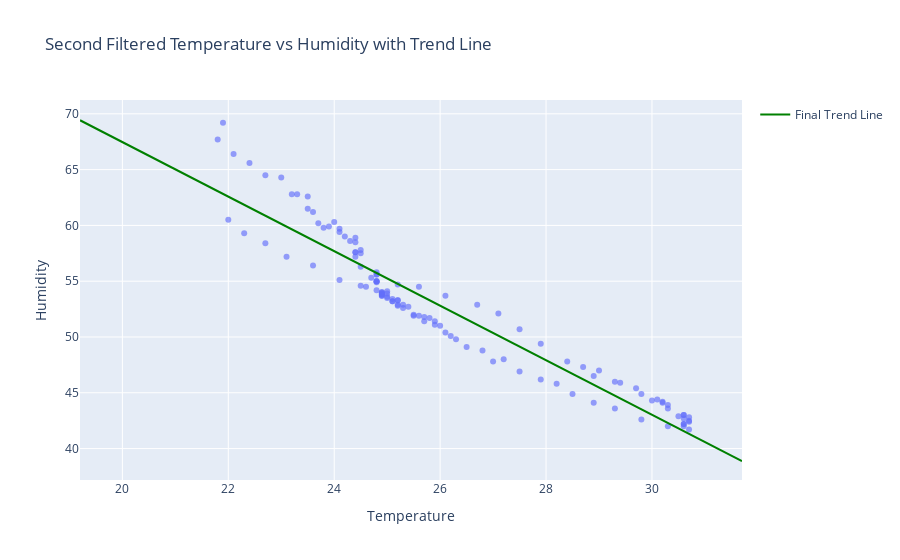

Notebook cell for this chart:
### Code cell
# Create scatter plot for second filtered data
fig = px.scatter(filtered_df_2, x='Temperature', y='Humidity', opacity=0.65, labels={'x': "Temperature", 'y': "Humidity"}, title="Second Filtered Temperature vs Humidity with Trend Line")

# Add new trend line for second filtered data
fig.add_traces(go.Scatter(x=test_temps.flatten(), y=filtered_predicted_humidity_2, mode='lines', name='Final Trend Line', line=dict(color='green')))

# Show the interactive plot
fig.show()
